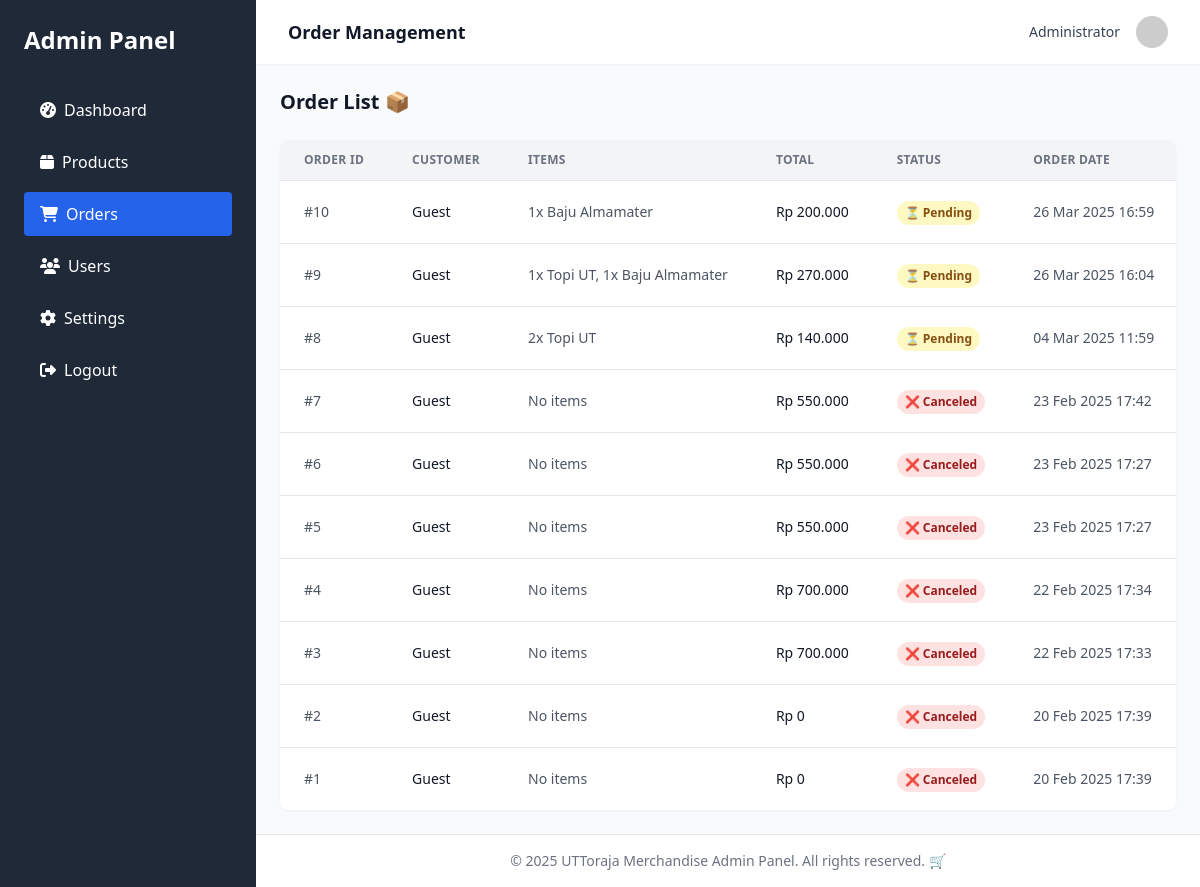
The page /merchandise/admin/orders.php (signed in) on the database its author committed.
### tables this page shows
CREATE TABLE `orders` (
  `id` int(11) NOT NULL,
  `user_id` int(11) DEFAULT NULL,
  `order_date` datetime DEFAULT current_timestamp(),
  `status` enum('pending','completed','canceled') NOT NULL,
  `delivery_method` varchar(50) DEFAULT NULL,
  `delivery_cost` decimal(10,2) DEFAULT NULL,
  `address` varchar(255) DEFAULT NULL,
  `phone` varchar(20) DEFAULT NULL
);

### merchandise/admin/orders.php (the view, shortened to what this page needs)
<?php
require_once '../koneksi.php';
$query = "SELECT o.*, u.name as customer_name, u.nim, u.role,
          GROUP_CONCAT(CONCAT(oi.quantity, 'x ', p.name) SEPARATOR ', ') as items,
          SUM(oi.quantity * oi.price) as total_amount
          FROM Orders o
          LEFT JOIN Users u ON o.user_id = u.id
          LEFT JOIN Order_Items oi ON o.id = oi.order_id
          LEFT JOIN Products p ON oi.product_id = p.id
          GROUP BY o.id
          ORDER BY o.order_date DESC";
$result = $conn->query($query);
$orders = $result->fetch_all(MYSQLI_ASSOC);
?>
<!DOCTYPE html>
<html lang="en">
<head>
    <script src="https://cdn.tailwindcss.com"></script>
    <link rel="stylesheet" href="https://cdnjs.cloudflare.com/ajax/libs/font-awesome/6.4.0/css/all.min.css">
</head>
<body class="bg-gray-50 min-h-screen flex">
    <div class="bg-gray-800 text-white w-64 py-6 flex-shrink-0 hidden md:block">
        <div class="px-6">
            <h2 class="text-2xl font-bold mb-8">Admin Panel</h2>
            <nav>
                <ul class="space-y-2">
                    <li>
                        <a href="dashboard.php" class="block py-2.5 px-4 rounded transition duration-200 hover:bg-gray-700">
                            <i class="fas fa-tachometer-alt mr-2"></i>Dashboard
                        </a>
                    </li>
                    <li>
                        <a href="products.php" class="block py-2.5 px-4 rounded transition duration-200 hover:bg-gray-700">
                            <i class="fas fa-box mr-2"></i>Products
                        </a>
                    </li>
                    <li>
                        <a href="orders.php" class="block py-2.5 px-4 rounded bg-blue-600 text-white">
                            <i class="fas fa-shopping-cart mr-2"></i>Orders
                        </a>
                    </li>
                    <li>
                        <a href="users.php" class="block py-2.5 px-4 rounded transition duration-200 hover:bg-gray-700">
                            <i class="fas fa-users mr-2"></i>Users
                        </a>
                    </li>
                    <li>
                        <a href="settings.php" class="block py-2.5 px-4 rounded transition duration-200 hover:bg-gray-700">
                            <i class="fas fa-cog mr-2"></i>Settings
                        </a>
                    </li>
                    <li>
                        <a href="logout.php" class="block py-2.5 px-4 rounded transition duration-200 hover:bg-gray-700">
                            <i class="fas fa-sign-out-alt mr-2"></i>Logout
                        </a>
                    </li>
                </ul>
            </nav>
        </div>
    </div>
    <div class="flex-1 flex flex-col overflow-hidden">
        <header class="bg-white shadow-sm z-10">
            <div class="max-w-7xl mx-auto px-4 sm:px-6 lg:px-8 py-4 flex justify-between items-center">
                <div class="flex items-center">
                    <h1 class="text-lg font-semibold text-gray-900">Order Management</h1>
                </div>
                <div class="flex items-center">
                    <span class="text-sm text-gray-700 mr-4"><?php echo $_SESSION['admin_name'] ?? 'Admin'; ?></span>
                    <img class="h-8 w-8 rounded-full" src="https://ui-avatars.com/api/?name=Admin&background=0D8ABC&color=fff" alt="Admin">
                </div>
            </div>
        </header>
        <main class="flex-1 overflow-y-auto bg-gray-50 p-6">
            <div class="max-w-7xl mx-auto">
                <div class="flex justify-between items-center mb-6">
                    <h2 class="text-xl font-semibold text-gray-900">Order List 📦</h2>
                </div>
                <div class="bg-white rounded-lg shadow-sm overflow-hidden">
                    <div class="overflow-x-auto">
                        <table class="w-full whitespace-nowrap">
                            <thead>
                                <tr class="text-left text-xs font-semibold uppercase tracking-wide text-gray-500 bg-gray-100 border-b border-gray-200">
                                    <th class="px-6 py-3">Order ID</th>
                                    <th class="px-6 py-3">Customer</th>
                                    <th class="px-6 py-3">Items</th>
                                    <th class="px-6 py-3">Total</th>
                                    <th class="px-6 py-3">Status</th>
                                    <th class="px-6 py-3">Order Date</th>
                                </tr>
                            </thead>
                            <tbody class="divide-y divide-gray-200">
                                <?php foreach ($orders as $order): ?>
                                <tr class="hover:bg-gray-50">
                                    <td class="px-6 py-4 text-sm text-gray-600">#<?php echo $order['id']; ?></td>
                                    <td class="px-6 py-4 text-sm">
                                        <div class="font-medium text-gray-900"><?php echo htmlspecialchars($order['customer_name'] ?? 'Guest'); ?></div>
                                    </td>
                                    <td class="px-6 py-4 text-sm text-gray-600 max-w-xs truncate"><?php echo htmlspecialchars($order['items'] ?? 'No items'); ?></td>
                                    <td class="px-6 py-4 text-sm font-medium text-gray-900">Rp <?php echo number_format($order['total_amount'] ?? 0, 0, ',', '.'); ?></td>
                                    <td class="px-6 py-4">
                                        <span class="inline-flex px-2 py-1 rounded-full text-xs font-semibold
                                            <?php
                                            switch($order['status']) {
                                                case 'pending': echo 'bg-yellow-100 text-yellow-800'; break;
                                                case 'canceled': echo 'bg-red-100 text-red-800'; break;
                                            }
                                            ?>">
                                            <?php
                                            switch($order['status']) {
                                                case 'pending': echo '⏳ '; break;
                                                case 'canceled': echo '❌ '; break;
                                            }
                                            echo ucfirst($order['status']);
                                            ?>
                                        </span>
                                    </td>
                                    <td class="px-6 py-4 text-sm text-gray-600"><?php echo date('d M Y H:i', strtotime($order['order_date'])); ?></td>
                                </tr>
                                <?php endforeach; ?>
                            </tbody>
                        </table>
                    </div>
                </div>
            </div>
        </main>
        <footer class="bg-white border-t border-gray-200 py-4">
            <div class="max-w-7xl mx-auto px-4 sm:px-6 lg:px-8">
                <p class="text-sm text-center text-gray-500">© 2025 UTToraja Merchandise Admin Panel. All rights reserved. 🛒</p>
            </div>
        </footer>
    </div>
</body>
</html>

### rows shown on the page
orders: id "10", customer_name "Guest", items "1x Baju Almamater", total_amount "200.000", status "Pending", order_date "26 Mar 2025 16:59"
orders: id "9", customer_name "Guest", items "1x Topi UT, 1x Baju Almamater", total_amount "270.000", status "Pending", order_date "26 Mar 2025 16:04"
orders: id "8", customer_name "Guest", items "2x Topi UT", total_amount "140.000", status "Pending", order_date "04 Mar 2025 11:59"
orders: id "7", customer_name "Guest", items "No items", total_amount "550.000", status "Canceled", order_date "23 Feb 2025 17:42"
orders: id "6", customer_name "Guest", items "No items", total_amount "550.000", status "Canceled", order_date "23 Feb 2025 17:27"
orders: id "5", customer_name "Guest", items "No items", total_amount "550.000", status "Canceled", order_date "23 Feb 2025 17:27"
orders: id "4", customer_name "Guest", items "No items", total_amount "700.000", status "Canceled", order_date "22 Feb 2025 17:34"
orders: id "3", customer_name "Guest", items "No items", total_amount "700.000", status "Canceled", order_date "22 Feb 2025 17:33"
orders: id "2", customer_name "Guest", items "No items", total_amount "0", status "Canceled", order_date "20 Feb 2025 17:39"
orders: id "1", customer_name "Guest", items "No items", total_amount "0", status "Canceled", order_date "20 Feb 2025 17:39"

### other values the page prints
$_SESSION['admin_name'] "Administrator"
